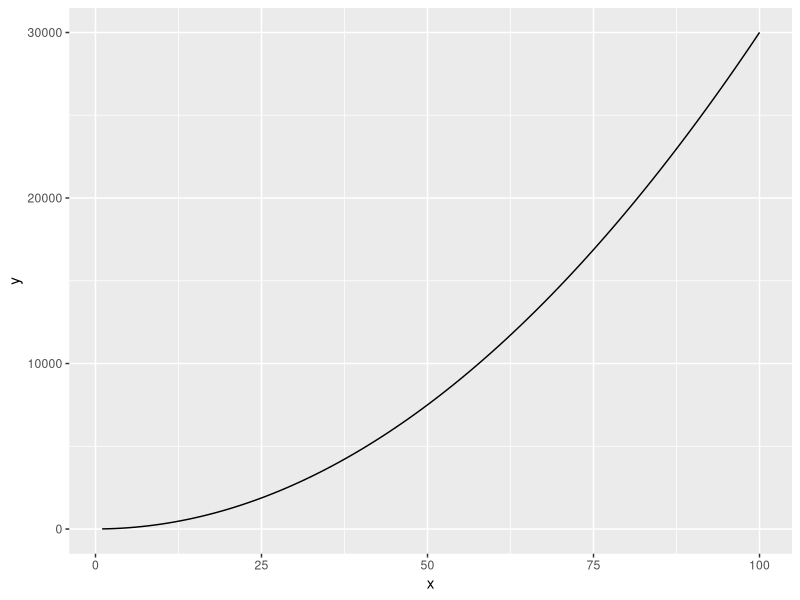
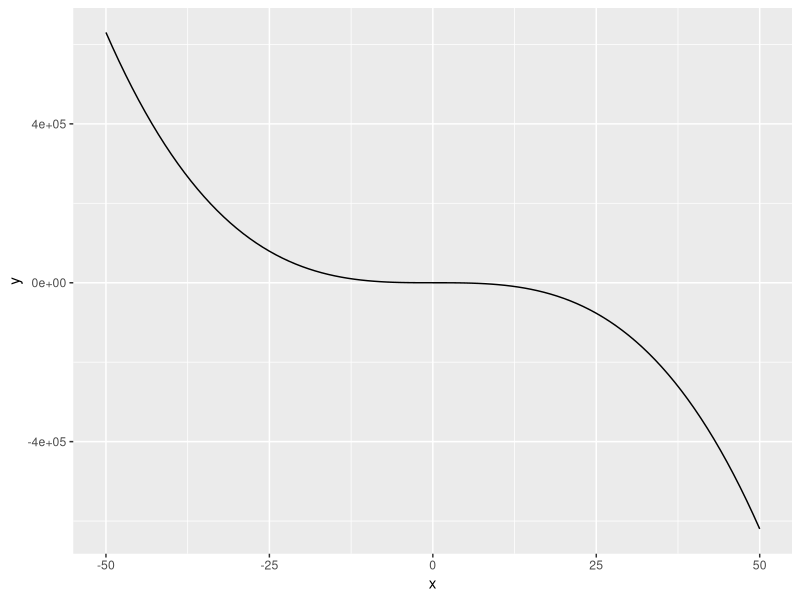
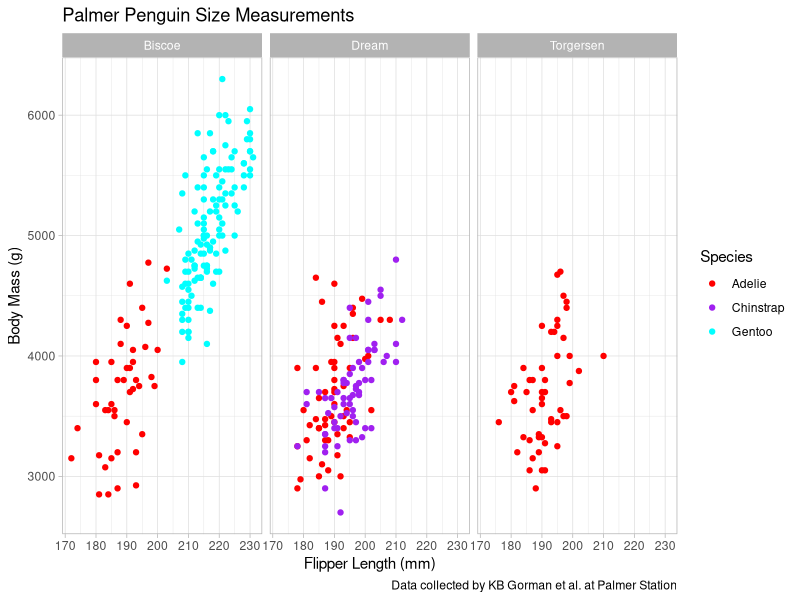

Source code (R) for these figures, in order:
## ---- chunk 1
knitr::opts_chunk$set(echo = TRUE)
library(tidyverse)
library(palmerpenguins)
## ---- chunk 2
#sometimes you use functions and sometimes expressions, depends on how it was written
eq <- function(x) {
  
  3 * x^2 + 4
}

#Use stat_function() and tell it the range (dataframe, not a vector) over which you want to plot data, the end points of the ind. var
ggplot(data = data.frame(x = c(1,100)), aes(x = x)) + 
  stat_function(fun = eq)


## ---- chunk 3

eq_2 <- function(x) { 
  2.4 - 5 * x^3 + 2.1 * x^2
}

ggplot(data = data.frame(x = c(-50, 50)), aes(x = x)) +
  stat_function(fun = eq_2)

#ggplot wants you to define the equation/function before you make the plot, don't enter the function in the code for the plot

#alternative way to code the same thing:
#ggplot(data = NULL) +
  #stat_function(fun = eq_2)
 # xlim(min = -50, max = 50)
## ---- chunk 4
ggplot(data = penguins, aes(x = flipper_length_mm, y = body_mass_g)) +
         geom_point(aes(color = species)) +
        scale_color_manual(values = c("red", "purple", "cyan")) +
   labs(title = "Palmer Penguin Size Measurements",
        caption = "Data collected by KB Gorman et al. at Palmer Station",
        x = "Flipper Length (mm)",
        y = "Body Mass (g)",
        color = "Species") +
        facet_wrap(~island) +
        theme_light()
#facet_wrap splits the graph into multiple graphs by island
#google color pallets for options!
#make sure to remember to put the close parenthesis that starts (data) after the aes(), not at the cery end! the geom_point comes after the () 
#if something in ggplot has to do with a variable it needs to be within aes()
#color = species makes the code do the work for us, we did not need to subset this data ourselves
## ---- chunk 5
gt <- expression(2.2 + 3.1 * t - 5.6 * t ^ 4)

dg_dt <- D(expr = gt, 't')

dg_dt

d2g_dt2 <- D(expr = dg_dt, 't')

d2g_dt2

## ---- chunk 6
f_xyz <- expression(2*x*y - 3*(x^2)*(z^3))
                    
df_dx <- D(expr = f_xyz, 'x')

df_dy <- D(expr = f_xyz, 'y')

df_dz <- D(expr = f_xyz, 'z')
                    
                    
